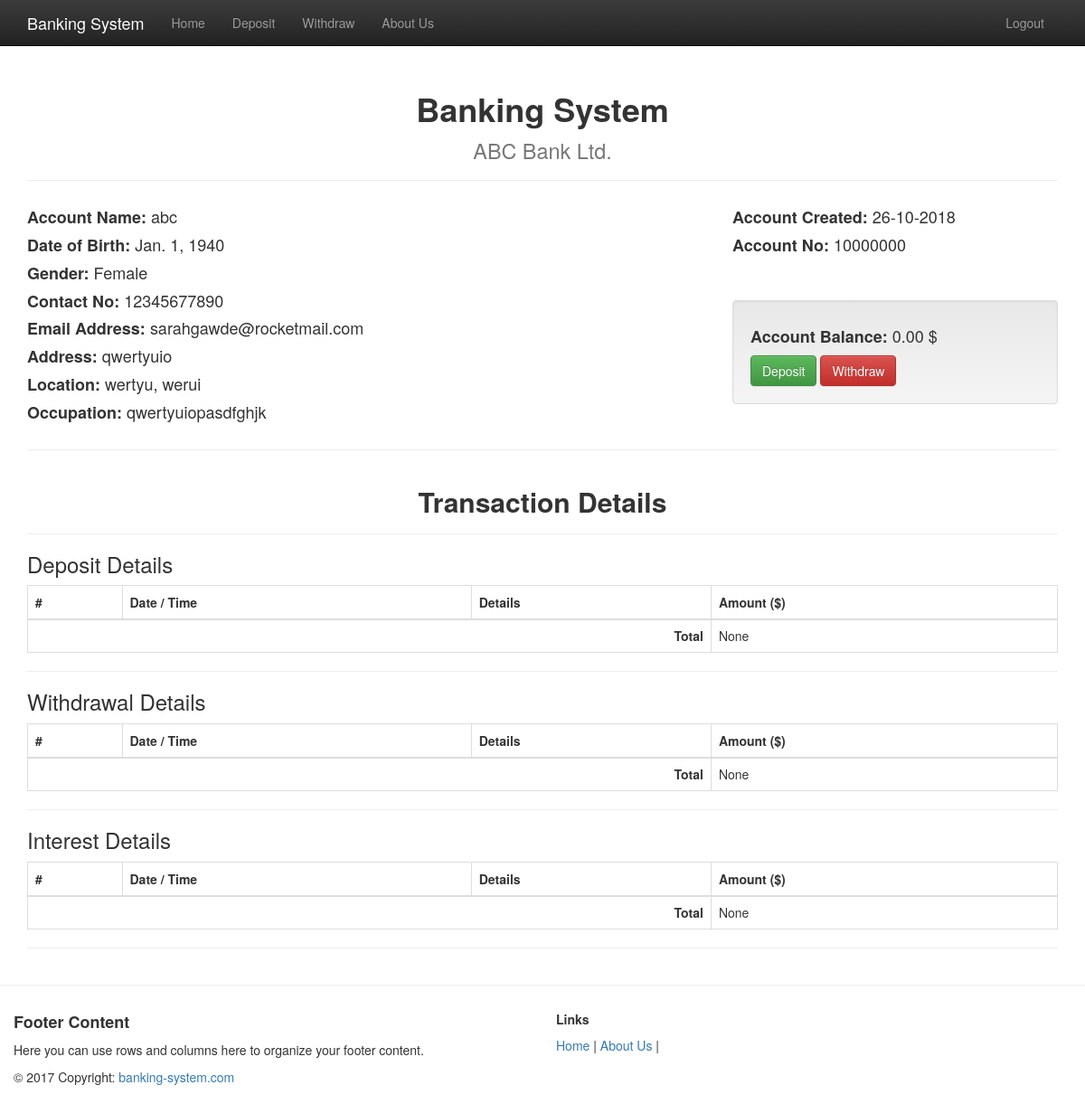
Screenshot of / (signed in) with the database file from the repository.
### accounts/models.py (models this page shows, shortened)
class User(AbstractUser):
    username = None
    first_name = None
    last_name = None
    account_no = models.PositiveIntegerField(
        unique=True,
        validators=[
            MinValueValidator(10000000),
            MaxValueValidator(99999999)
            ]
        )
    full_name = models.CharField(
        max_length=256,
        blank=False,
        validators=[
                RegexValidator(
                    regex=NAME_REGEX,
                    message='Name must be Alphabetic',
                    code='invalid_full_name'
                    )
                ]
        )
    gender = models.CharField(max_length=6, choices=GENDER_CHOICE)
    birth_date = models.DateField(null=True, blank=True)
    email = models.EmailField(unique=True, blank=False)
    contact_no = models.IntegerField(unique=True)
    Address = models.CharField(max_length=512)
    city = models.CharField(max_length=256)
    country = models.CharField(max_length=256)
    nationality = models.CharField(max_length=256)
    occupation = models.CharField(max_length=256)
    balance = models.DecimalField(
        default=0,
        max_digits=12,
        decimal_places=2
        )
    picture = models.ImageField(
        null=True,
        blank=True,
        height_field="height_field",
        width_field="width_field",
        )
    height_field = models.IntegerField(default=600, null=True)
    width_field = models.IntegerField(default=600, null=True)
    objects = UserManager()
    USERNAME_FIELD = 'email'  # use email to log in
    REQUIRED_FIELDS = []  # required when user is created

### core/views.py (the view)
# urls.py: url(r'^', home, name='home'),
def home(request):
    if not request.user.is_authenticated:
        return render(request, "core/home.html", {})
    else:
        user = request.user
        deposit = Diposit.objects.filter(user=user)
        deposit_sum = deposit.aggregate(Sum('amount'))['amount__sum']
        withdrawal = Withdrawal.objects.filter(user=user)
        withdrawal_sum = withdrawal.aggregate(Sum('amount'))['amount__sum']
        interest = Interest.objects.filter(user=user)
        interest_sum = interest.aggregate(Sum('amount'))['amount__sum']
        context = {
                    "user": user,
                    "deposit": deposit,
                    "deposit_sum": deposit_sum,
                    "withdrawal": withdrawal,
                    "withdrawal_sum": withdrawal_sum,
                    "interest": interest,
                    "interest_sum": interest_sum,
                  }
        return render(request, "core/transactions.html", context)

### core/templates/core/transactions.html (shortened to what this page needs)
{% extends 'core/base.html' %}
{% block content %}
    <div class="page-header">
      <h1 class="text-center"><b>Banking System</b><br><small>ABC Bank Ltd.</small></h1>
    </div>
<div class="row">
  <div class="col-xs-12 col-md-8 text-left">
    <h4><b>Account Name: </b>{{ user.full_name }}</h4>
    <h4><b>Date of Birth: </b>{{ user.birth_date }}</h4>
    <h4><b>Gender: </b>{{ user.gender }}</h4>
    <h4><b>Contact No: </b>{{ user.contact_no }}</h4>
    <h4><b>Email Address: </b>{{ user.email }}</h4>
    <h4><b>Address: </b>{{ user.Address }}</h4>
    <h4><b>Location: </b>{{ user.city }}, {{ user.country }}</h4>
    <h4><b>Occupation: </b>{{ user.occupation }}</h4>
  </div>
  <div class="col-xs-6 col-md-4 text-left">
    <h4><b>Account Created: </b>{{ user.date_joined|date:'d-m-Y' }}</h4>
    <h4><b>Account No: </b>{{ user.account_no }}</h4><br><br>
    <div class="well">
    <h4 class="card"><b>Account Balance: </b>{{ user.balance }} $</h4>
    <a class="btn btn-success" href="{% url 'transactions:deposit' %}">Deposit</a>
    <a class="btn btn-danger" href="{% url 'transactions:withdrawal' %}">Withdraw</a>
    </div>
  </div>
</div>
<hr>
  <div class="page-header">
  <h2 class="text-center"><b>Transaction Details</b></h2>
</div>
<h3>Deposit Details</h3>
<table class="table table-hover table-bordered">
  <thead>
    <tr>
      <th>#</th>
      <th>Date / Time</th>
      <th>Details</th>
      <th>Amount ($)</th>
    </tr>
  </thead>
  <tbody>
    <tr>
    <tr>
      <th class="text-right" scope="row" colspan="3">Total</th>
      <td>{{ deposit_sum }}</td>
    </tr>
  </tbody>
</table>
<hr>
<h3>Withdrawal Details</h3>
<table class="table table-hover table-bordered">
  <thead>
    <tr>
      <th>#</th>
      <th>Date / Time</th>
      <th>Details</th>
      <th>Amount ($)</th>
    </tr>
  </thead>
  <tbody>
    <tr>
    <tr>
      <th class="text-right" scope="row" colspan="3">Total</th>
      <td>{{ withdrawal_sum }}</td>
    </tr>
  </tbody>
</table>
<hr>
<h3>Interest Details</h3>
<table class="table table-hover table-bordered">
  <thead>
    <tr>
      <th>#</th>
      <th>Date / Time</th>
      <th>Details</th>
      <th>Amount ($)</th>
    </tr>
  </thead>
  <tbody>
    <tr>
    <tr>
      <th class="text-right" scope="row" colspan="3">Total</th>
      <td>{{ interest_sum }}</td>
    </tr>
  </tbody>
</table>
<hr>
{% endblock content %}

### core/templates/core/base.html (shortened to what this page needs)
{% load staticfiles %}
<!DOCTYPE html>
<html lang="en">
  <head>
        <link rel="stylesheet" href='{% static "css/bootstrap.min.css" %}'>
        <link rel="stylesheet" href='{% static "css/bootstrap-theme.min.css" %}'>
  </head>
  <body>
{% include "core/navbar.html" %}
<div class="container" style="padding-top: 60px;">
{% block content %}
{% endblock content %}
</div>
{% include "core/footer.html" %}
  </body>
</html>

### core/templates/core/navbar.html (shortened to what this page needs)
<nav class="navbar navbar-inverse navbar-fixed-top">
  <div class="container-fluid">
    <div class="navbar-header">
      <a class="navbar-brand" href="{% url 'home' %}" style="padding-left: 30px;">Banking System</a>
    </div>
    <div class="collapse navbar-collapse" id="bs-example-navbar-collapse-1">
      <ul class="nav navbar-nav">
        <li><a href="{% url 'home' %}">Home </a></li>
        <li><a href="{% url 'transactions:deposit' %}">Deposit</a></li>
        <li><a href="{% url 'transactions:withdrawal' %}">Withdraw</a></li>
        <li><a href="{% url 'about' %}">About Us</a></li>
      </ul>
      <ul class="nav navbar-nav navbar-right" style="padding-right: 30px;">
        {% if request.user.is_authenticated %}
        <li><a href="{% url 'logout' %}">Logout</a></li>
        {% else %}
        <li><a href="{% url 'login' %}">Load Account Details</a></li>
        <li><a href="{% url 'register' %}">Create an Account</a></li>
        {% endif %}
      </ul>
    </div>
  </div>
</nav>

### core/templates/core/footer.html
<hr>
<footer class="footer navbar-fixed">
    <div class="container-fluid">
        <div class="row">
            <div class="col-md-6">
                <h4 class="title"><b>Footer Content</b></h4>
                <p>Here you can use rows and columns here to organize your footer content.</p>
            </div>
            <div class="col-md-6">
                <h5 class="title"><b>Links</b></h5>
                <a href="{% url 'home' %}">Home </a>|
                <a href="{% url 'about' %}">About Us</a> |&nbsp;
            </div>
        </div>
    </div>
    <div class="footer-copyright">
        <div class="container-fluid">
            © 2017 Copyright: <a href="http://127.0.0.1:8000/"> banking-system.com</a>
        </div>
    </div>
</footer>
<br>

### rows the page displays
User: full_name "abc", birth_date "Jan. 1, 1940", gender "Female", contact_no "12345677890", email "sarahgawde@rocketmail.com", Address "qwertyuio", city "wertyu", country "werui", occupation "qwertyuiopasdfghjk", date_joined "26-10-2018", account_no "10000000", balance "0.00"

### other values shown
{{ deposit_sum }} "None"
{{ withdrawal_sum }} "None"
{{ interest_sum }} "None"
